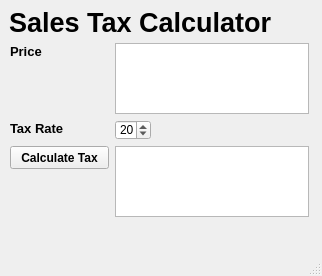
<?xml version="1.0" encoding="UTF-8"?>
<ui version="4.0">
 <class>MainWindow</class>
 <widget class="QMainWindow" name="MainWindow">
  <property name="enabled">
   <bool>true</bool>
  </property>
  <property name="geometry">
   <rect>
    <x>0</x>
    <y>0</y>
    <width>322</width>
    <height>276</height>
   </rect>
  </property>
  <property name="sizePolicy">
   <sizepolicy hsizetype="Fixed" vsizetype="Fixed">
    <horstretch>0</horstretch>
    <verstretch>0</verstretch>
   </sizepolicy>
  </property>
  <property name="font">
   <font>
    <weight>50</weight>
    <italic>false</italic>
    <bold>false</bold>
    <underline>false</underline>
    <strikeout>false</strikeout>
    <kerning>true</kerning>
   </font>
  </property>
  <property name="windowTitle">
   <string>我的第一个 PyQt5 app</string>
  </property>
  <property name="windowIcon">
   <iconset>
    <normaloff>images/LOGO.ico</normaloff>images/LOGO.ico</iconset>
  </property>
  <widget class="QWidget" name="centralwidget">
   <widget class="QLabel" name="label_3">
    <property name="geometry">
     <rect>
      <x>9</x>
      <y>9</y>
      <width>300</width>
      <height>27</height>
     </rect>
    </property>
    <property name="font">
     <font>
      <pointsize>20</pointsize>
      <weight>75</weight>
      <italic>false</italic>
      <bold>true</bold>
      <underline>false</underline>
      <strikeout>false</strikeout>
      <kerning>true</kerning>
     </font>
    </property>
    <property name="text">
     <string>Sales Tax Calculator</string>
    </property>
   </widget>
   <widget class="QLabel" name="label">
    <property name="geometry">
     <rect>
      <x>10</x>
      <y>43</y>
      <width>40</width>
      <height>16</height>
     </rect>
    </property>
    <property name="font">
     <font>
      <pointsize>10</pointsize>
      <weight>75</weight>
      <italic>false</italic>
      <bold>true</bold>
      <underline>false</underline>
      <strikeout>false</strikeout>
      <kerning>true</kerning>
     </font>
    </property>
    <property name="text">
     <string>Price</string>
    </property>
   </widget>
   <widget class="QTextEdit" name="price_box">
    <property name="geometry">
     <rect>
      <x>115</x>
      <y>43</y>
      <width>194</width>
      <height>71</height>
     </rect>
    </property>
   </widget>
   <widget class="QLabel" name="label_2">
    <property name="geometry">
     <rect>
      <x>10</x>
      <y>120</y>
      <width>64</width>
      <height>16</height>
     </rect>
    </property>
    <property name="font">
     <font>
      <pointsize>10</pointsize>
      <weight>75</weight>
      <italic>false</italic>
      <bold>true</bold>
      <underline>false</underline>
      <strikeout>false</strikeout>
      <kerning>true</kerning>
     </font>
    </property>
    <property name="text">
     <string>Tax Rate</string>
    </property>
   </widget>
   <widget class="QSpinBox" name="tax_rate">
    <property name="geometry">
     <rect>
      <x>115</x>
      <y>120</y>
      <width>36</width>
      <height>20</height>
     </rect>
    </property>
    <property name="value">
     <number>20</number>
    </property>
   </widget>
   <widget class="QPushButton" name="calc_tax_button">
    <property name="geometry">
     <rect>
      <x>10</x>
      <y>146</y>
      <width>99</width>
      <height>23</height>
     </rect>
    </property>
    <property name="font">
     <font>
      <weight>75</weight>
      <italic>false</italic>
      <bold>true</bold>
      <underline>false</underline>
      <strikeout>false</strikeout>
      <kerning>true</kerning>
     </font>
    </property>
    <property name="text">
     <string>Calculate Tax</string>
    </property>
   </widget>
   <widget class="QTextEdit" name="results_window">
    <property name="enabled">
     <bool>true</bool>
    </property>
    <property name="geometry">
     <rect>
      <x>115</x>
      <y>146</y>
      <width>194</width>
      <height>71</height>
     </rect>
    </property>
   </widget>
  </widget>
  <widget class="QStatusBar" name="statusbar"/>
  <widget class="QMenuBar" name="menubar">
   <property name="geometry">
    <rect>
     <x>0</x>
     <y>0</y>
     <width>322</width>
     <height>23</height>
    </rect>
   </property>
   <property name="sizePolicy">
    <sizepolicy hsizetype="Fixed" vsizetype="Fixed">
     <horstretch>0</horstretch>
     <verstretch>0</verstretch>
    </sizepolicy>
   </property>
  </widget>
 </widget>
 <resources/>
 <connections/>
</ui>
